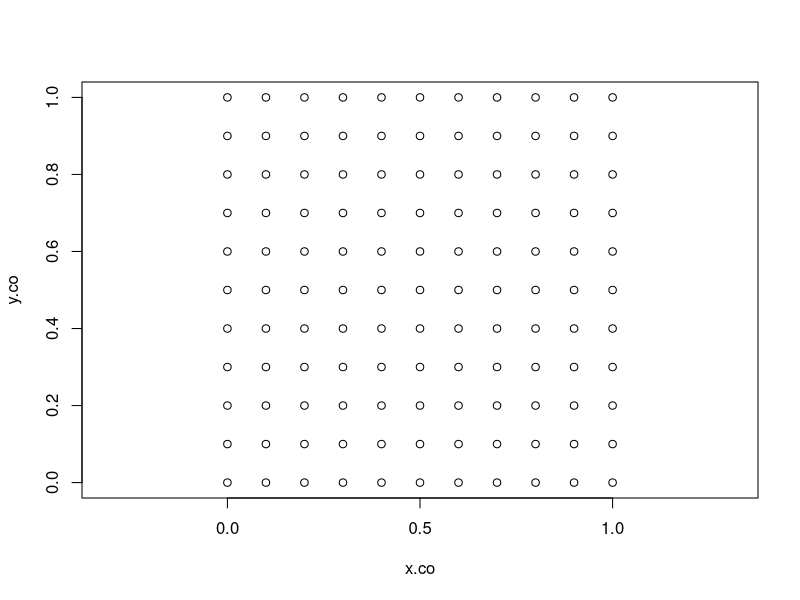
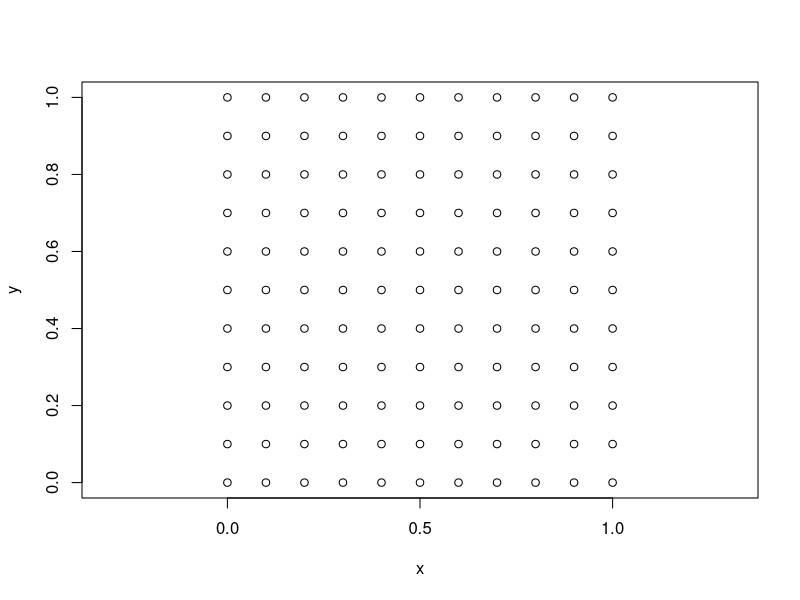
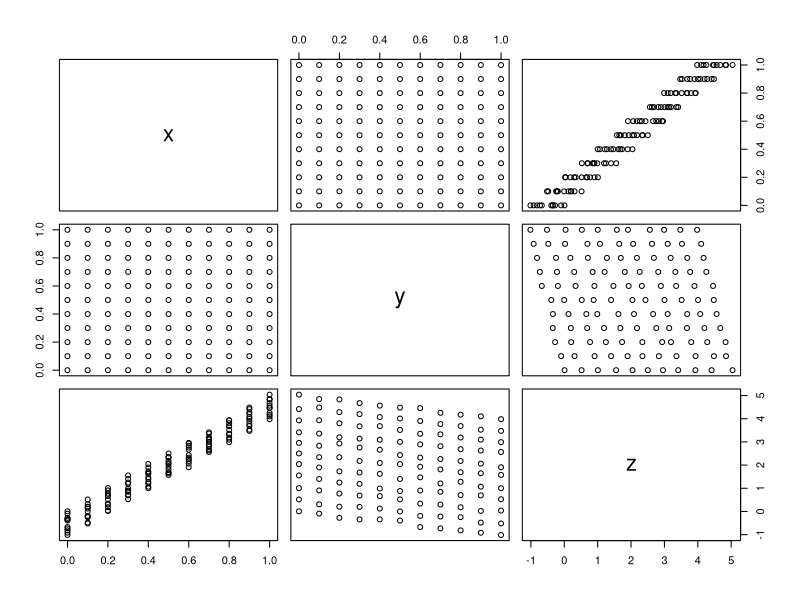
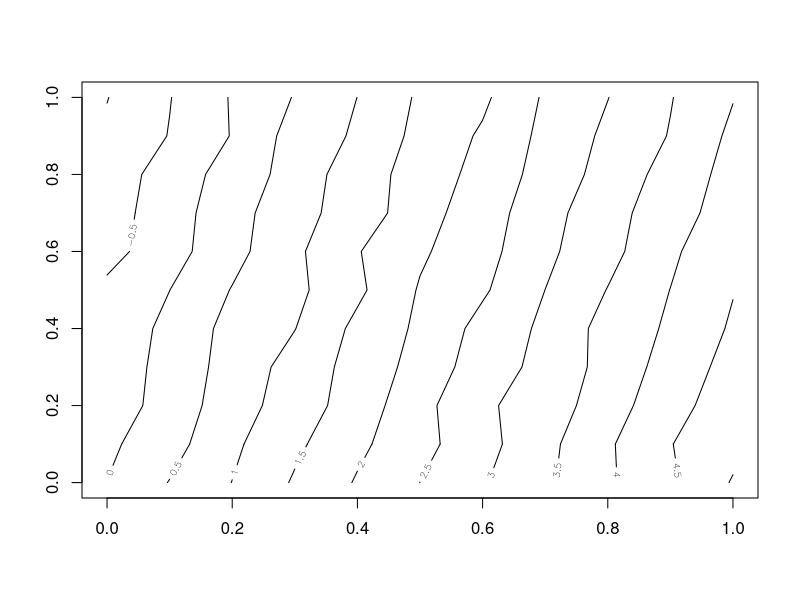
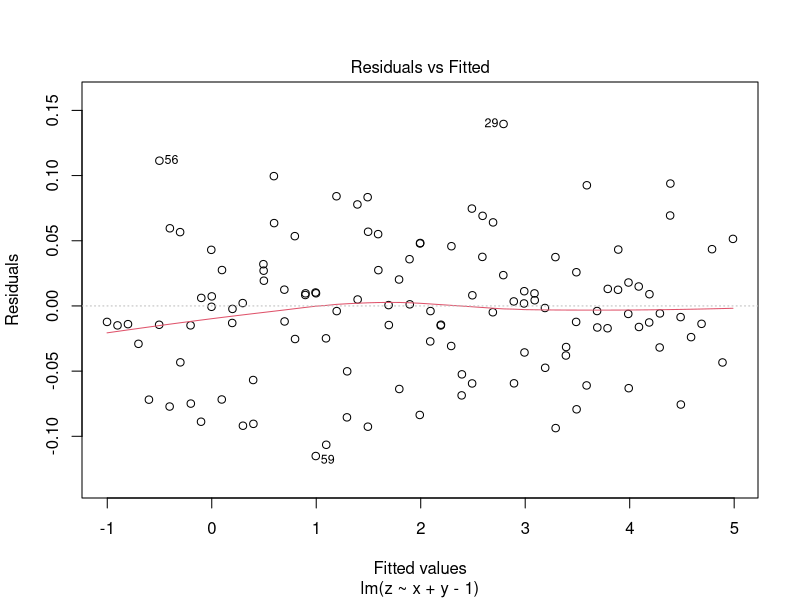
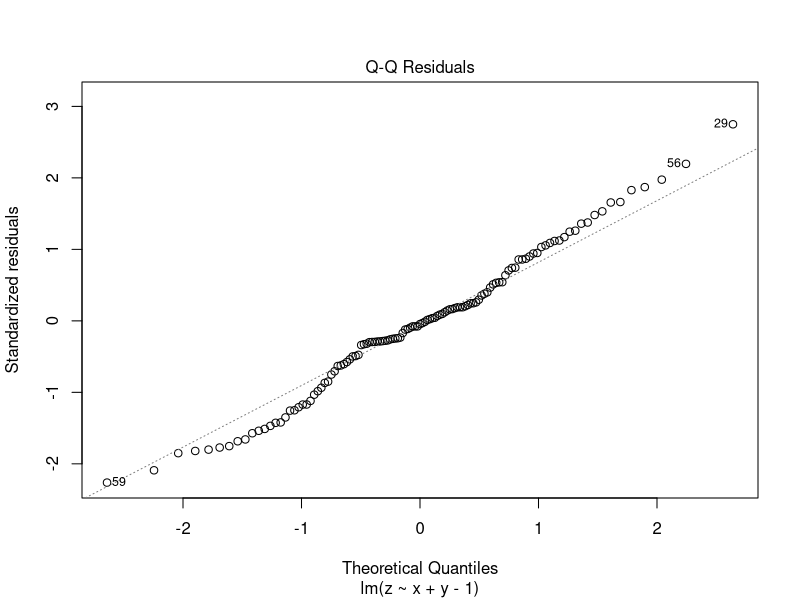
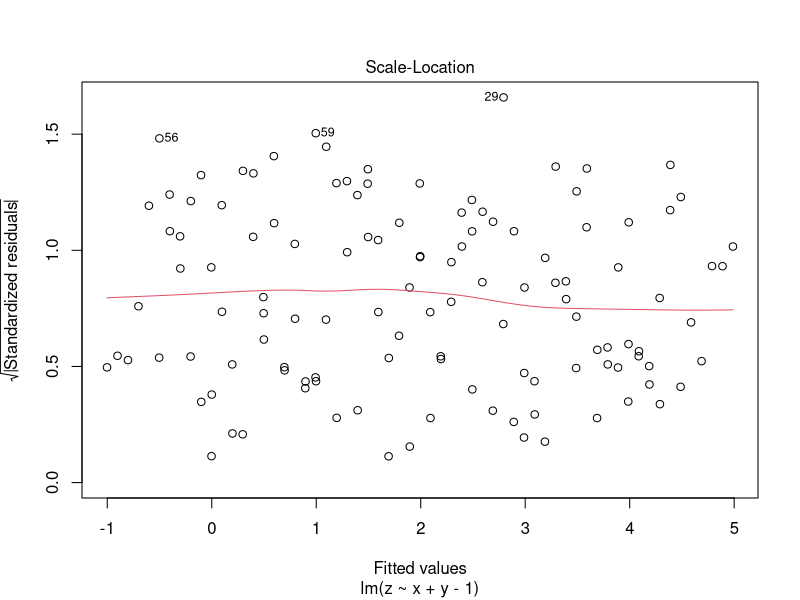
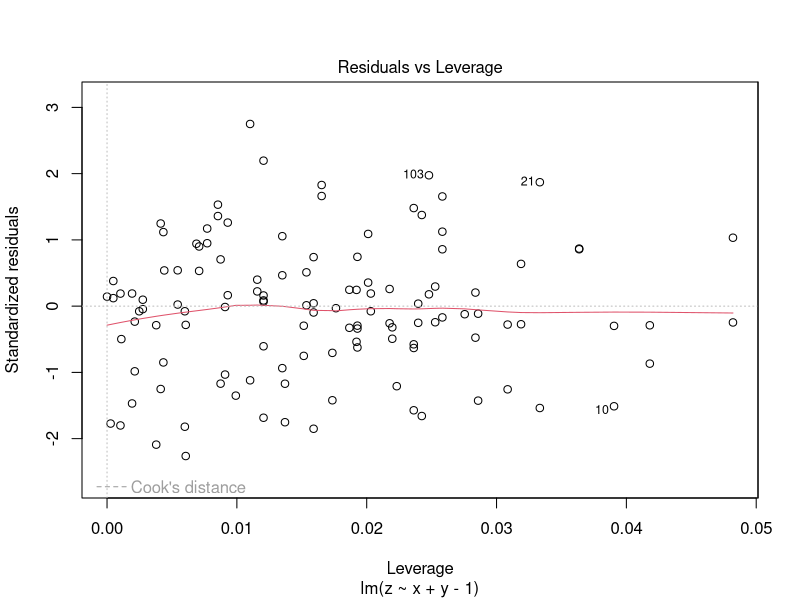

The R script that drew these images, in order:
## Simple linear spatial regression
## Grid creation
x.co <- rep(seq(0,1,0.1),11)
y.co <- rep(seq(0,1,0.1),length = 121, each=11)
plot(x.co,y.co, asp=T)

surf.df <- data.frame(x=x.co, y=y.co)
plot(surf.df, asp=TRUE)

surf.df$z <- 5*surf.df$x - surf.df$y + rnorm(121,sd=0.05)
plot(surf.df) # scatter plot matrix

## Contour plot
surf.mat <- matrix(surf.df$z, nrow=11)
contour(seq(0,1,0.1), seq(0,1,0.1), surf.mat)

surf.lm <- lm(z ~ x + y - 1, data = surf.df)
summary(surf.lm)
plot(surf.lm)

surf.lm <- lm(z ~ x + y +I(x^2) + I(y^2) - 1, data = surf.df)

library(MASS)
data(topo)
## overview of dataset
head(topo)
